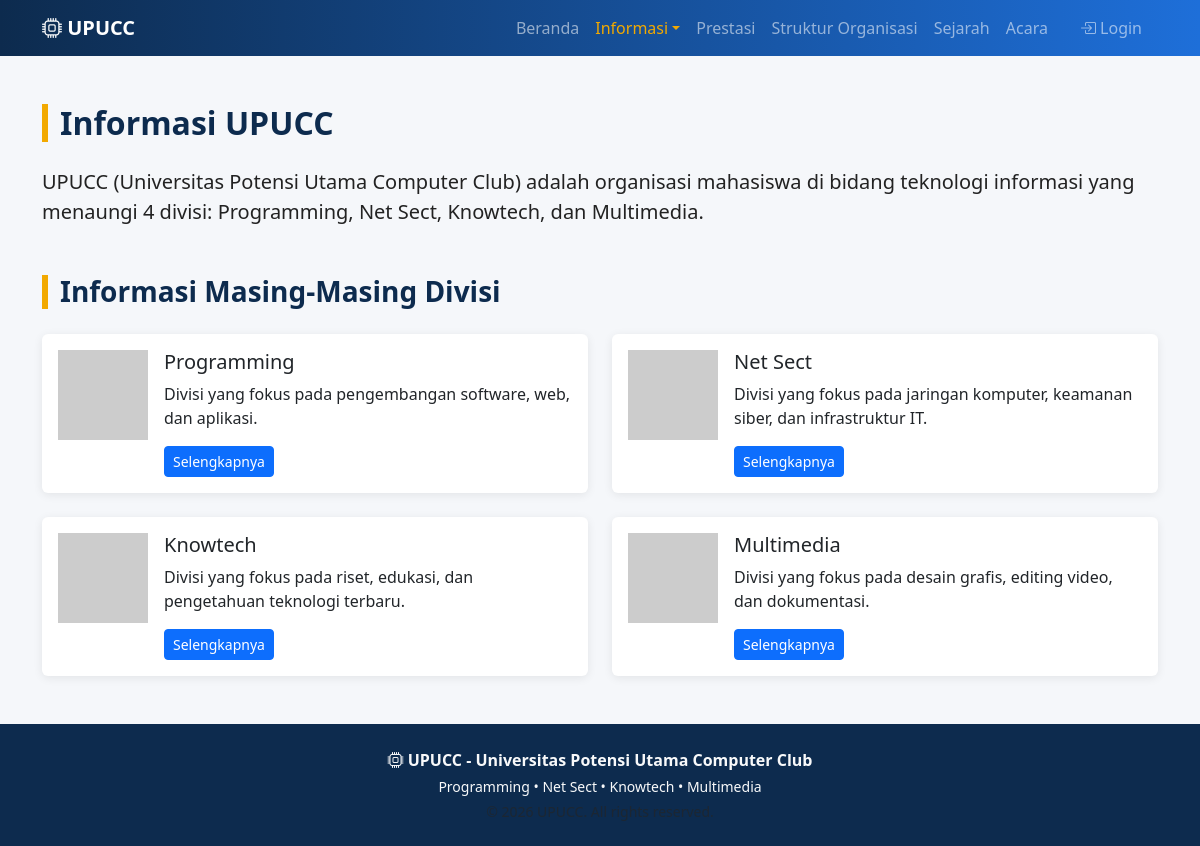
The app's page /informasi.php with its own data.
### tables this page shows
CREATE TABLE informasi_umum (
  id INT PRIMARY KEY DEFAULT 1,
  konten TEXT
);

CREATE TABLE divisions (
  id INT AUTO_INCREMENT PRIMARY KEY,
  nama VARCHAR(50) NOT NULL,
  slug VARCHAR(50) UNIQUE NOT NULL,
  logo VARCHAR(255) DEFAULT NULL,
  deskripsi TEXT,
  sejarah TEXT
);

### includes/functions.php (called while the page is built, shortened)
<?php
function e($str) {
    return htmlspecialchars($str ?? '', ENT_QUOTES, 'UTF-8');
}

### informasi.php (the view, shortened to what this page needs)
<?php
require_once __DIR__ . '/partials/header.php';
$info = $pdo->query("SELECT konten FROM informasi_umum WHERE id=1")->fetch();
$divisions = $pdo->query("SELECT * FROM divisions ORDER BY id ASC")->fetchAll();
?>
<div class="container my-5">
  <h2 class="section-title">Informasi UPUCC</h2>
  <p class="lead" style="white-space:pre-line;"><?= nl2br(e($info['konten'] ?? 'Belum ada informasi.')) ?></p>
  <h3 class="section-title mt-5">Informasi Masing-Masing Divisi</h3>
  <div class="row g-4">
    <?php foreach ($divisions as $d): ?>
    <div class="col-md-6">
      <div class="card card-divisi h-100">
        <div class="card-body d-flex gap-3">
          <img src="<?= $d['logo'] ? 'uploads/divisi/'.e($d['logo']) : 'https://via.placeholder.com/90?text='.e(substr($d['nama'],0,1)) ?>" class="logo-divisi flex-shrink-0" style="margin:0;" alt="">
          <div>
            <h5 class="card-title"><?= e($d['nama']) ?></h5>
            <p class="card-text"><?= e(mb_substr($d['deskripsi'] ?? '',0,150)) ?></p>
            <a href="informasi_divisi.php?slug=<?= e($d['slug']) ?>" class="btn btn-sm btn-primary">Selengkapnya</a>
          </div>
        </div>
      </div>
    </div>
    <?php endforeach; ?>
  </div>
</div>
<?php require_once __DIR__ . '/partials/footer.php'; ?>

### css/style.css (style rules this page uses)
:root { --upucc-primary: #0d2b4e; --upucc-secondary: #1e6fd9; --upucc-accent: #f2a900; }
body { background:#f5f7fa; font-family:'Segoe UI',Roboto,Arial,sans-serif; color:#222; }
.section-title { font-weight:700; color:var(--upucc-primary); border-left:6px solid var(--upucc-accent); padding-left:12px; margin-bottom:25px; }
.card-divisi { transition:.25s; border:none; box-shadow:0 2px 10px rgba(0,0,0,.08); }
.card-divisi img.logo-divisi { width:90px; height:90px; object-fit:contain; margin:20px auto 0; }

### records on screen
informasi_umum: konten "UPUCC (Universitas Potensi Utama Computer Club) adalah organisasi mahasiswa di bidang teknologi informasi yang menaungi 4 divisi: Programming, Net Sect, Knowtech, dan Multimedia."
divisions: nama "Programming", deskripsi "Divisi yang fokus pada pengembangan software, web, dan aplikasi."
divisions: nama "Net Sect", deskripsi "Divisi yang fokus pada jaringan komputer, keamanan siber, dan infrastruktur IT."
divisions: nama "Knowtech", deskripsi "Divisi yang fokus pada riset, edukasi, dan pengetahuan teknologi terbaru."
divisions: nama "Multimedia", deskripsi "Divisi yang fokus pada desain grafis, editing video, dan dokumentasi."
